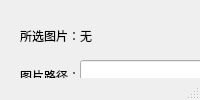
<?xml version="1.0" encoding="UTF-8"?>
<ui version="4.0">
 <class>MainWindow</class>
 <widget class="QMainWindow" name="MainWindow">
  <property name="windowTitle">
   <string>XES图床</string>
  </property>
  <property name="documentMode">
   <bool>false</bool>
  </property>
  <widget class="QWidget" name="centralwidget">
   <widget class="QPushButton" name="pushButton">
    <property name="geometry">
     <rect>
      <x>390</x>
      <y>20</y>
      <width>81</width>
      <height>31</height>
     </rect>
    </property>
    <property name="text">
     <string>上传</string>
    </property>
   </widget>
   <widget class="QLineEdit" name="lineEdit">
    <property name="geometry">
     <rect>
      <x>80</x>
      <y>60</y>
      <width>391</width>
      <height>31</height>
     </rect>
    </property>
    <property name="dragEnabled">
     <bool>false</bool>
    </property>
    <property name="readOnly">
     <bool>true</bool>
    </property>
   </widget>
   <widget class="QLabel" name="label">
    <property name="geometry">
     <rect>
      <x>20</x>
      <y>20</y>
      <width>251</width>
      <height>31</height>
     </rect>
    </property>
    <property name="text">
     <string>所选图片：无</string>
    </property>
   </widget>
   <widget class="QPushButton" name="pushButton_2">
    <property name="geometry">
     <rect>
      <x>280</x>
      <y>20</y>
      <width>91</width>
      <height>31</height>
     </rect>
    </property>
    <property name="text">
     <string>选一个图片吧</string>
    </property>
   </widget>
   <widget class="QLabel" name="label_2">
    <property name="geometry">
     <rect>
      <x>20</x>
      <y>60</y>
      <width>61</width>
      <height>31</height>
     </rect>
    </property>
    <property name="text">
     <string>图片路径：</string>
    </property>
   </widget>
  </widget>
  <widget class="QStatusBar" name="statusbar"/>
 </widget>
 <resources/>
 <connections/>
</ui>
